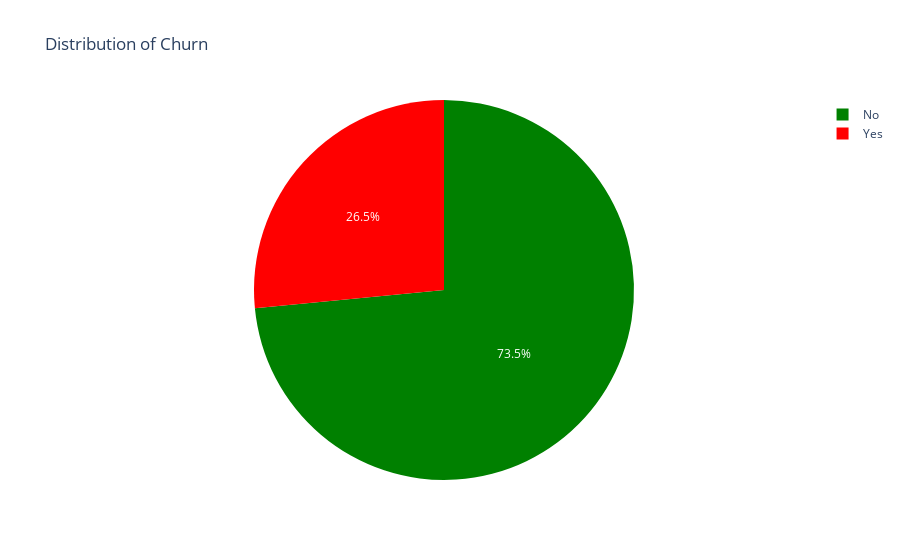

Notebook code cell kept with this figure:
### Code cell
target_col = customer_data['Churn Label'].value_counts().to_frame().reset_index()
print(target_col)
target_col.columns = ['Churn Label', 'Count']

fig = px.pie(
    target_col,
    values='Count',
    names='Churn Label',
    color_discrete_sequence=['green', 'red'],
    title='Distribution of Churn'
)

fig.show()

### Figure 1 — Plotly figure (JSON) as saved in the notebook; plotly's stock layout.template omitted (floating-point values rounded to 4 significant figures)
{"data": [{"domain": {"x": [0, 1], "y": [0, 1]}, "hovertemplate": "Churn Label=%{label}<br>Count=%{value}<extra></extra>", "labels": ["No", "Yes"], "legendgroup": "", "name": "", "showlegend": true, "type": "pie", "values": [5174, 1869]}], "layout": {"autosize": true, "legend": {"tracegroupgap": 0}, "piecolorway": ["green", "red"], "title": {"text": "Distribution of Churn"}}}
